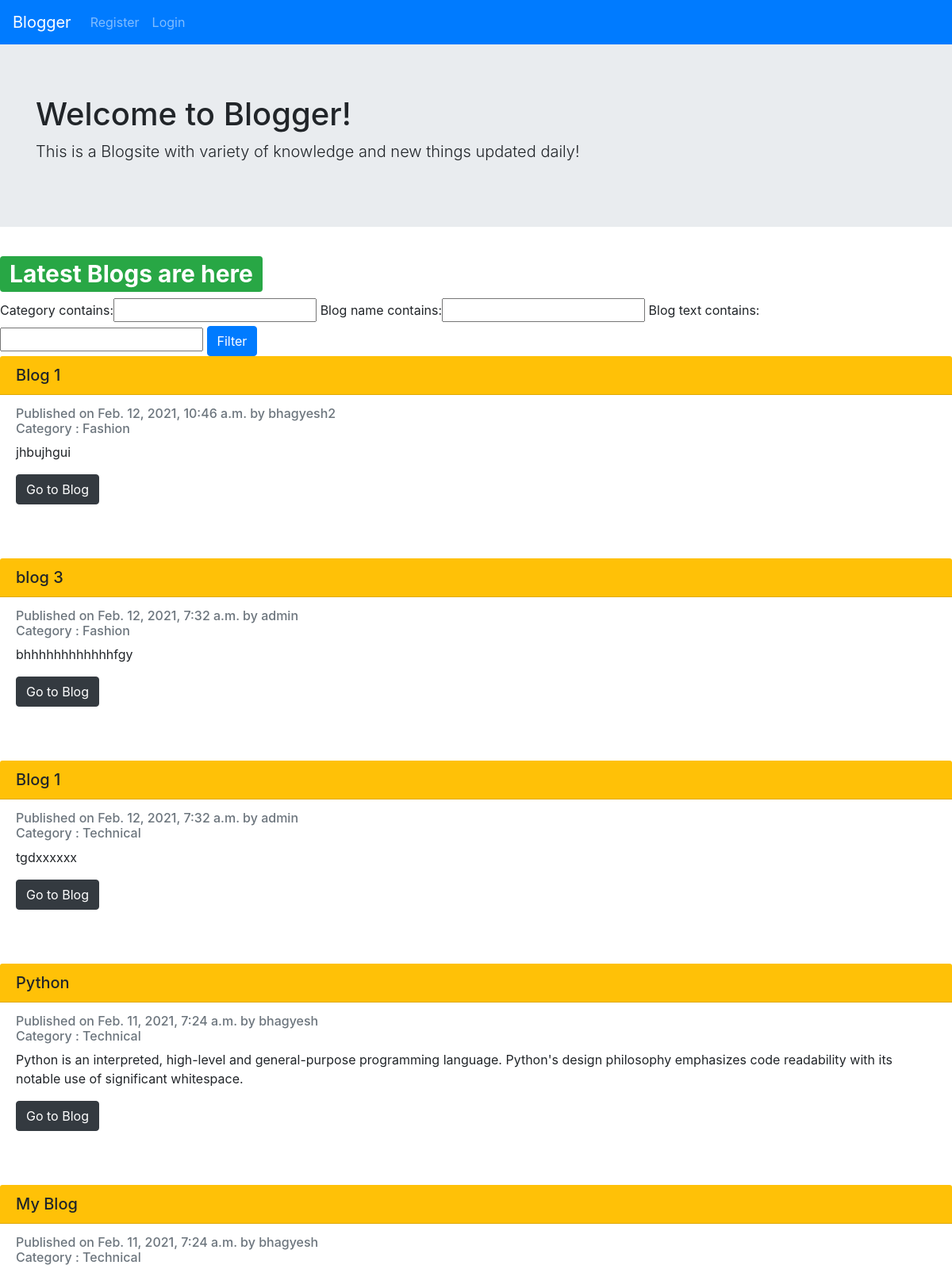
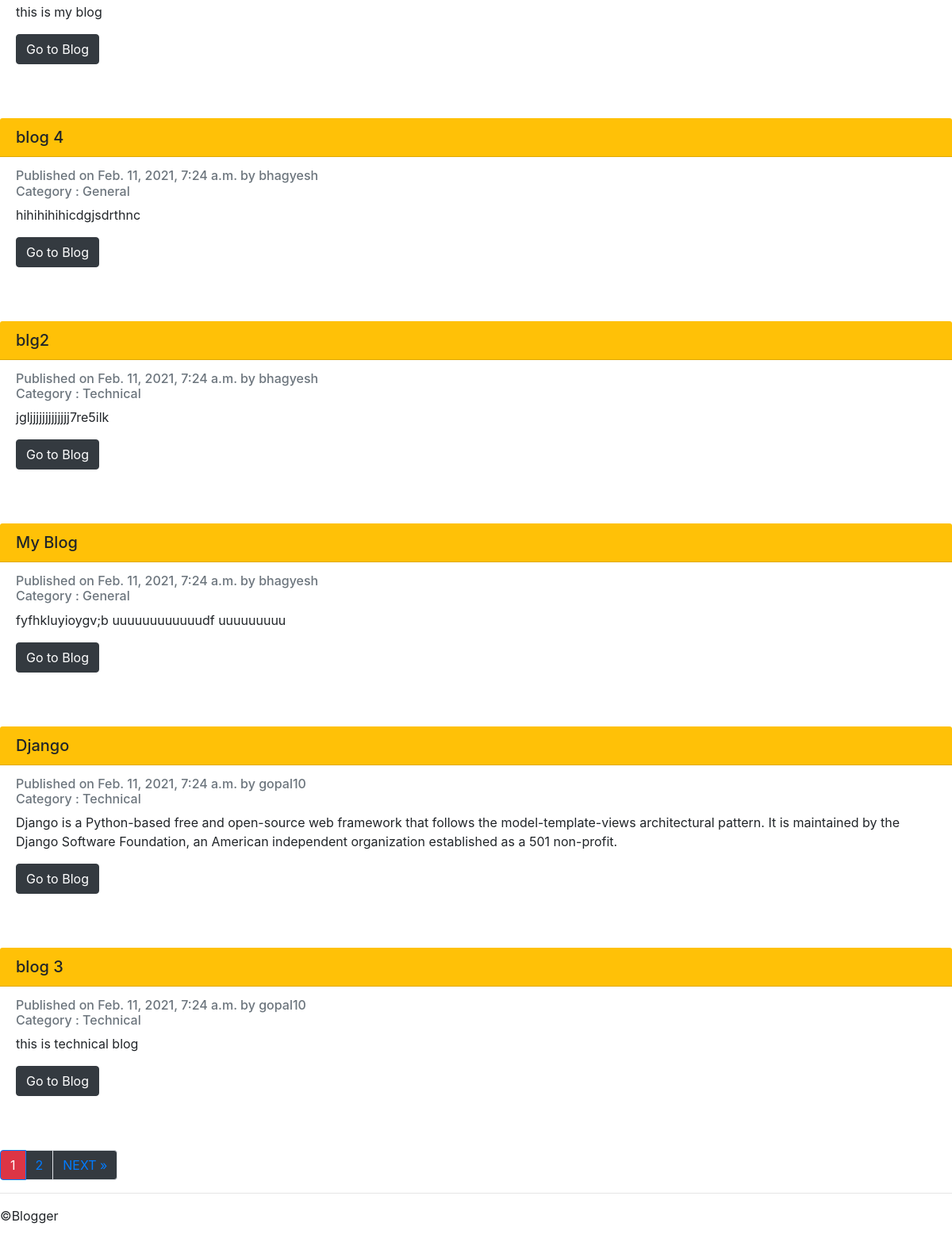
/blogger/, run on an earlier commit of the app's database (2 pictures, top to bottom).
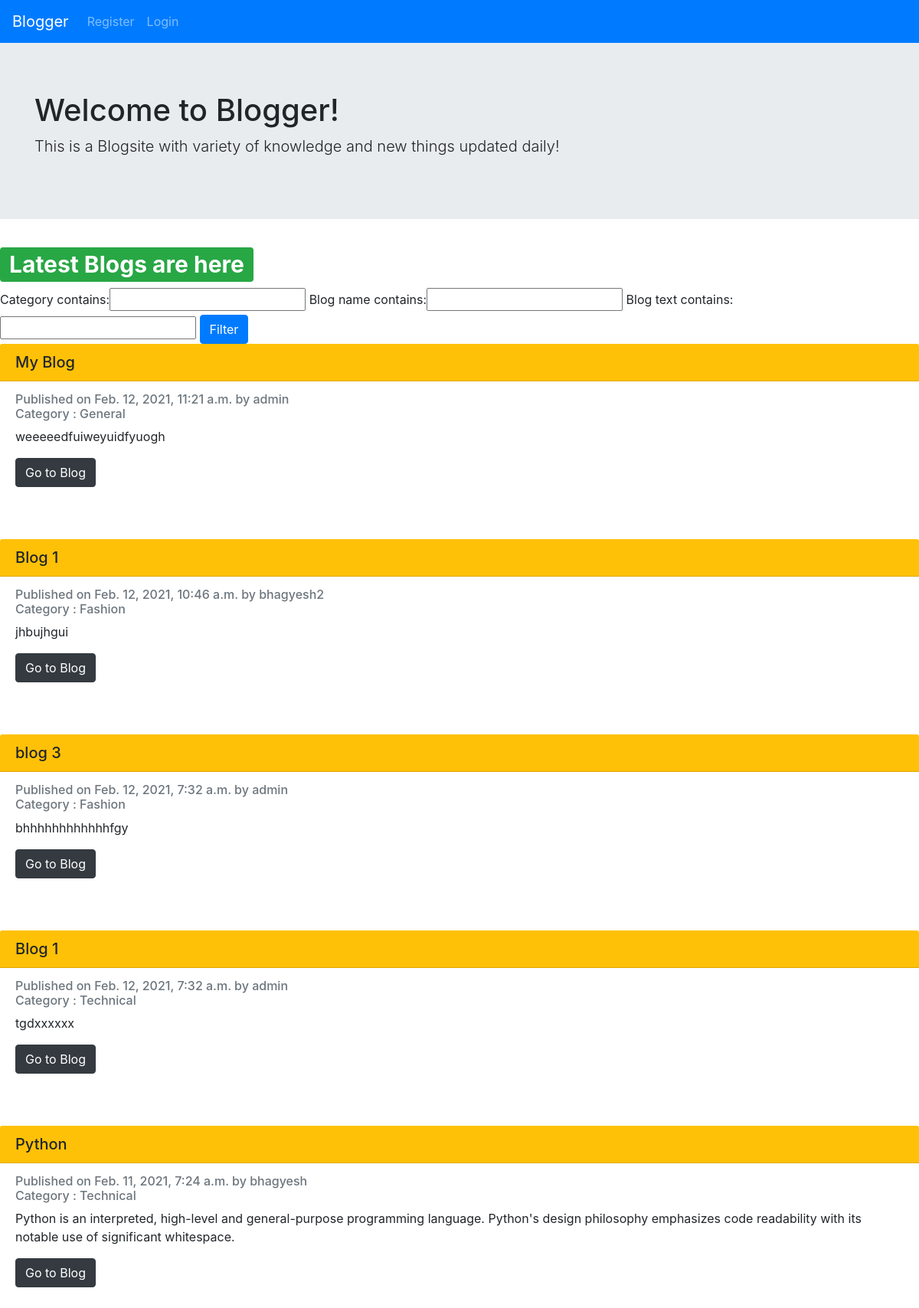
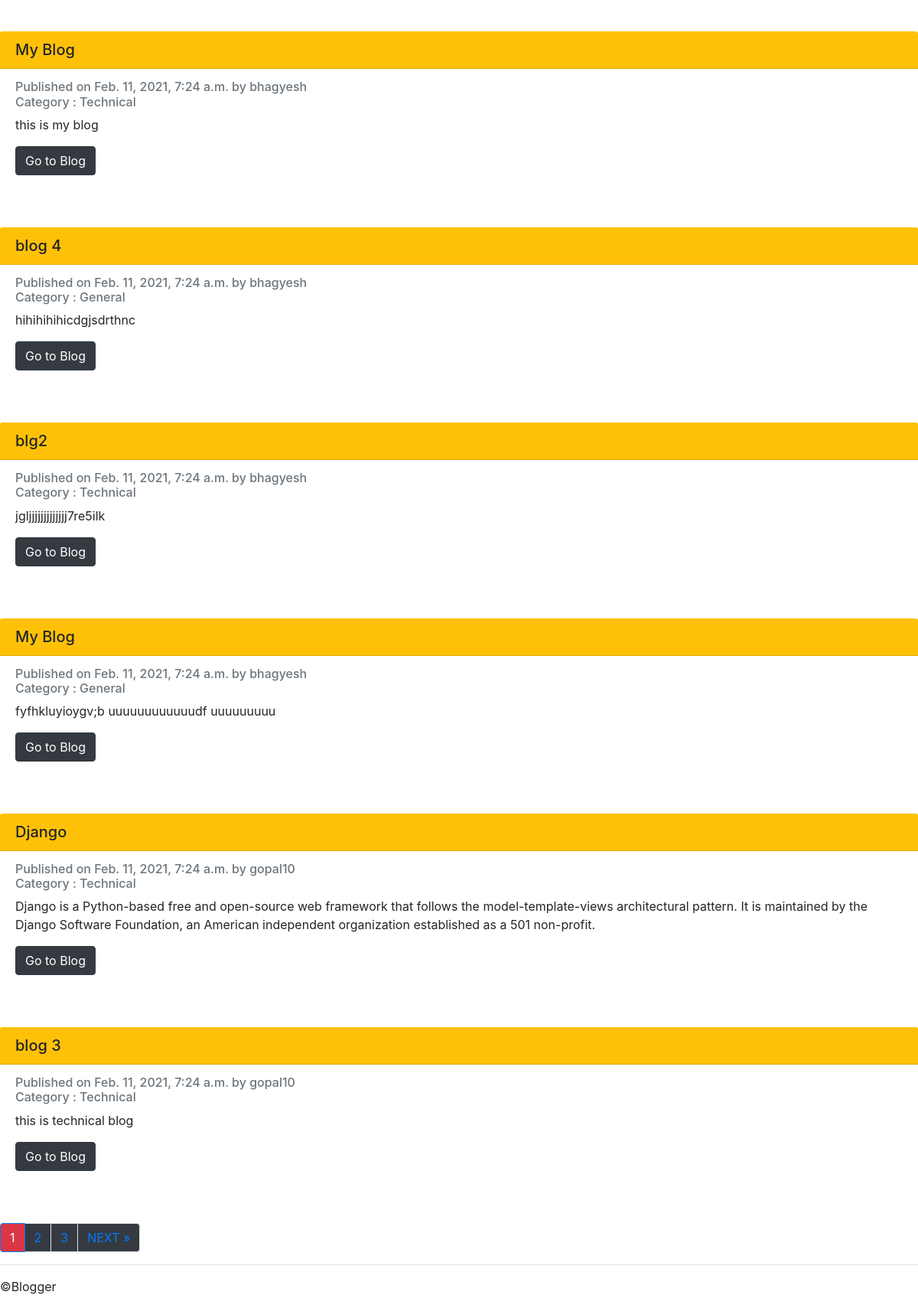
And on a later commit of the database (2 pictures, top to bottom).
### blogger/models.py (models this page shows, shortened)
class Blog(models.Model):
	blog_name=models.CharField(max_length=100)
	author=models.ForeignKey(User,on_delete=models.CASCADE,null="true")
	date=models.DateTimeField(default=django.utils.timezone.now())
	blog_text=models.TextField()
	category=models.CharField(max_length=250,default='uncategorized')

### blogger/views.py (the view)
# urls.py: path('',views.IndexView.as_view(),name='index'),
class IndexView(generic.ListView):
	template_name='blogger/index.html'
	model=Blog
	ordering=['-date']
	paginate_by=5
	def get_context_data(self,**kwargs):
		context=super().get_context_data(**kwargs)
		context['filter']=BlogFilter(self.request.GET,queryset=self.get_queryset())
		return context

### blogger/templates/blogger/index.html (shortened to what this page needs)
{% extends "blogger/base.html"  %}
{% block content %}
<div class="jumbotron jumbotron-fluid">
  <div class="container">
    <h1 class="display-4-danger">Welcome to Blogger!</h1>
    <p class="lead">This is a Blogsite with variety of knowledge and new things updated daily!</p>
  </div>
</div>
<h1><span class="badge badge-success">Latest Blogs are here</span></h1>
<div>
	<form method="GET">
{{ filter.form }}
	<button type="submit" class="btn btn-primary">Filter</button>
</form></div>
{% if object_list %}
	{% for blog in filter.qs %}
		<div class="card-fluid border-danger mb-5 "style="border-color:red">
  			<h5 class="card-header bg-warning">{{blog.blog_name}}</h5>
  			<div class="card-body">
    			<h6 class="card-subtitle mb-2 text-muted">Published on {{blog.date}} by {{blog.author}}</br>
    			Category : {{blog.category}}</h6>
    			<p class="card-text">{{blog.blog_text|safe}}</p>
    			<a href="{% url 'blogger:details' blog.id%}" class="btn btn-dark">Go to Blog</a>
  			</div>
		</div>
	{% endfor %}
{% else %}
	<p>No blogs are available.</p>
{% endif %}
{% if is_paginated %}
<nav aria-label="page navigation example">
	<ul class="pagination">
{% for i in paginator.page_range %}
      {% if page_obj.number == i %}
        <li class="page-item active"><a class="page-link bg-danger" href="#">{{ i }}</a></li>
      {% else %}
        <li><a class="page-link bg-dark" href="?page={{ i }}">{{ i }}</a></li>
      {% endif %}
    {% endfor %}
{% if page_obj.has_next %}
		<li class="page-item"><a class="page-link bg-dark" href="?page={{ page_obj.next_page_number }}">NEXT »</a>
		</li>
{% endif %}
</ul>
</nav>
{% endif %}
{% endblock %}

What changed in the data, as far as the page shows it:
added Blog: blog_name "My Blog", date "Feb. 12, 2021, 11:21 a.m.", author "admin", category "General", blog_text "weeeeedfuiweyuidfyuogh"
Also different on the page:
new list line: "3"
